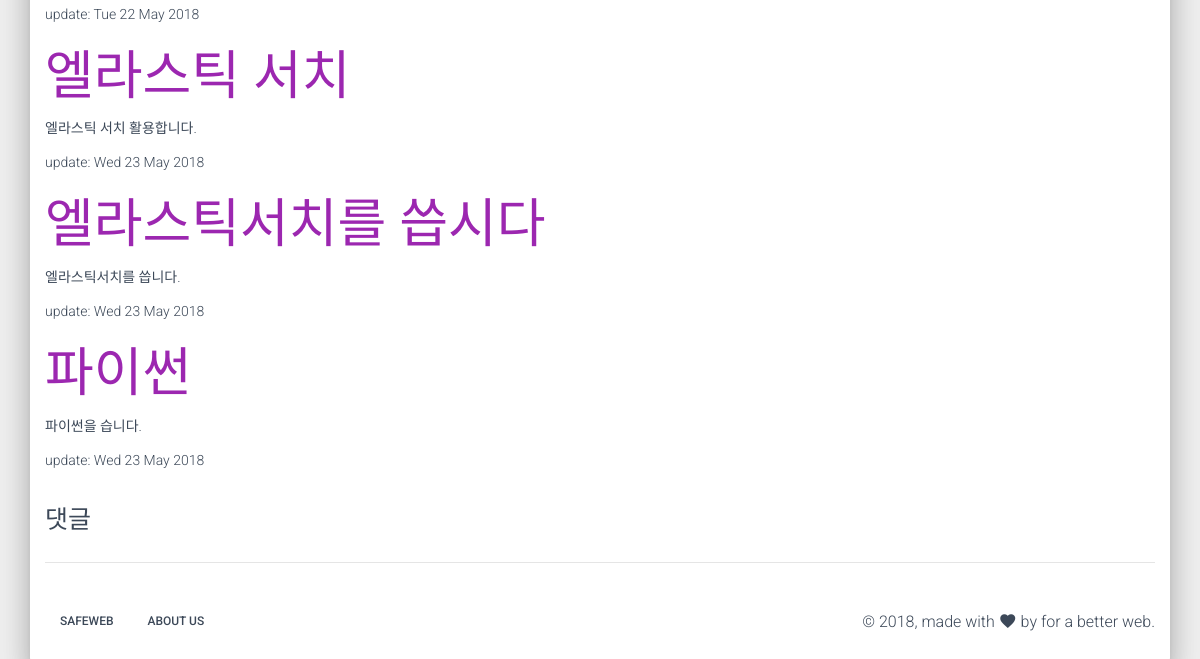
/blog/ (lower part), run on an earlier commit of the app's database.
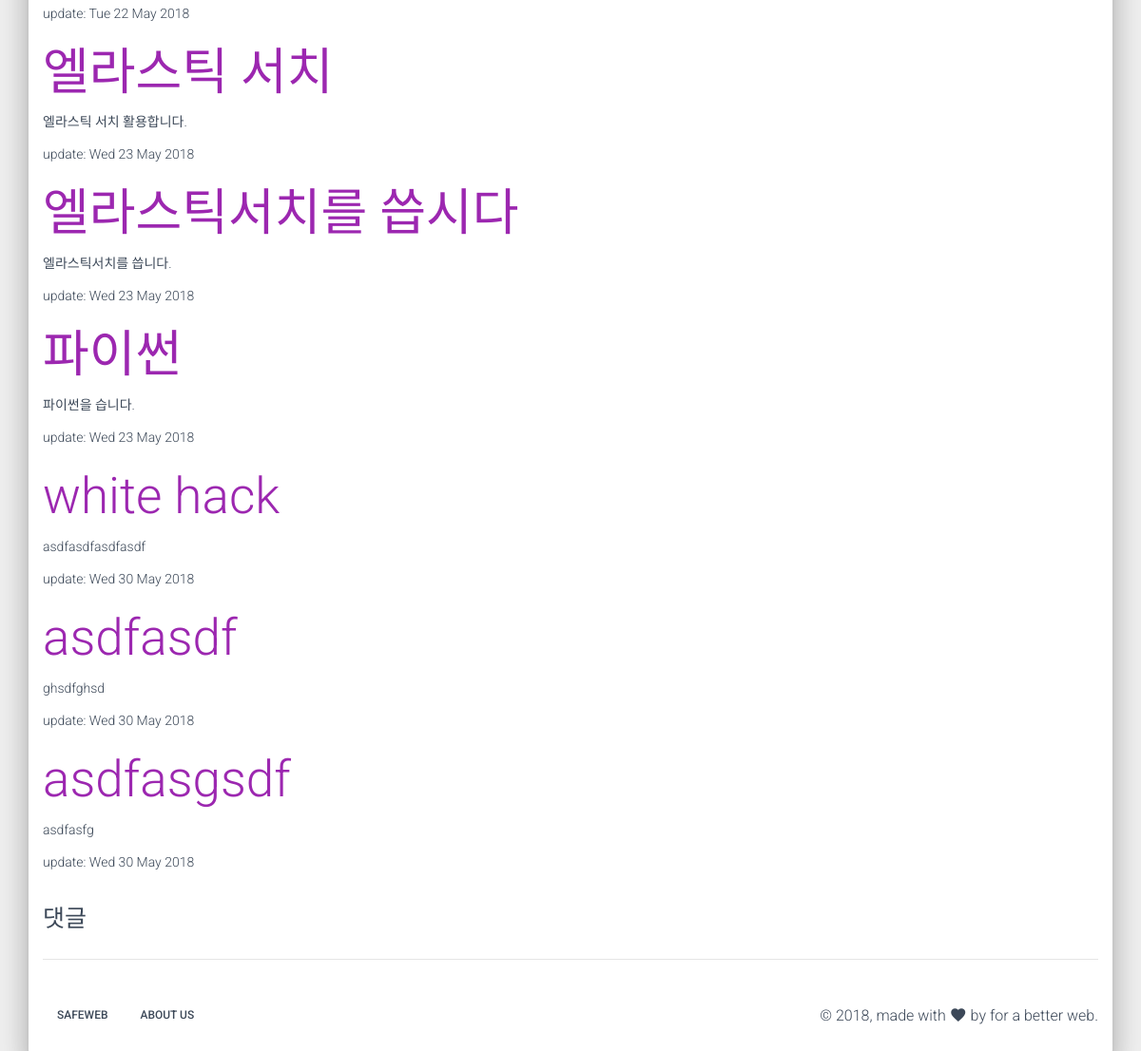
And on a later commit of the database.
### blog/models.py (models this page shows, shortened)
class Post(models.Model):
    category = models.ForeignKey(Category, on_delete=models.SET_NULL, null=True, related_name='posts')
    author = models.ForeignKey(settings.AUTH_USER_MODEL, on_delete=models.SET_NULL, null=True)
    title = models.CharField(max_length=100)
    content = models.TextField(validators=[min_length_3_validator])
    Tags = models.ManyToManyField('Tag', blank=True)
    slug = models.SlugField(max_length=200, db_index=True, unique=True, allow_unicode=True)
    Comments = models.PositiveSmallIntegerField(default=0, null=True)
    created = models.DateTimeField(auto_now_add=True)
    updated = models.DateTimeField(auto_now=True)
    published = models.DateTimeField(blank=True, null=True)
    image = models.ImageField(default='default.png', upload_to='post/%Y/%m/%d', blank=True)
    ip = models.GenericIPAddressField(null=True)
    class Meta:
        ordering = ['-created']
        index_together = (('id', 'slug'),)

### blog/views.py (the view)
# urls.py: path('', views.post_list, name='post_list'),
def post_list(request, category_slug=None):
    category = None
    categories = Category.objects.all()
    posts = Post.objects.all()
    posts = posts.order_by('created')
    q = request.GET.get('q', '')
    if q:
        posts = posts.filter(title__icontains=q)
    if category_slug:
        category = get_object_or_404(Category, slug=category_slug)
        posts = posts.filter(category=category)
    paginator = Paginator(posts, 10)
    page = request.GET.get('page')
    posts = paginator.get_page(page)
    return render(request, 'blog/post_list.html', {'category':category, 'categories':categories, 'posts':posts})

### blog/models.py (called while the page is built)
    def get_absolute_url(self):
        return reverse('blog:post_list_by_category', args=[self.slug])

### blog/templates/blog/post_list.html (shortened to what this page needs)
{% extends 'blog/post_base.html' %}
{% load staticfiles %}
{% block post %}
<div class="container">
{% for post in posts %}
    <div>
        <h1>
            <a href=" {% url 'blog:post_detail' slug=post.slug id=post.id %}">{{ post.title }}</a>
        </h1>
        <p>{{ post.content|truncatewords:10 }}</p>
        <p>update: {{ post.updated|date:"D d M Y" }}</p>
    </div>
{% endfor %}
<div class="title">
    <h3>댓글</h3>
</div>
<hr />
{% endblock post %}

What changed in the data, as far as the page shows it:
added Post: title "white hack", content "asdfasdfasdfasdf", updated "Wed 30 May 2018"
added Post: title "asdfasdf", content "ghsdfghsd", updated "Wed 30 May 2018"
added Post: title "asdfasgsdf", content "asdfasfg", updated "Wed 30 May 2018"
